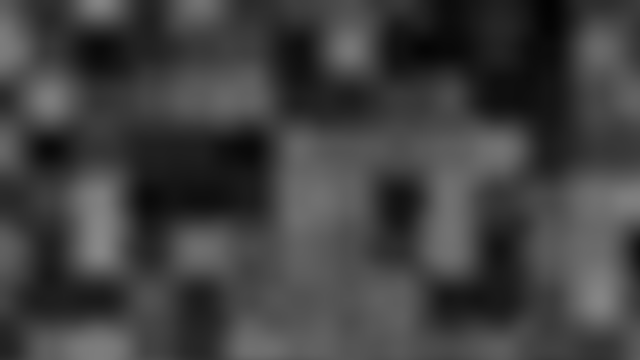
Frame 1 (no input)
Frame 60 (the mouse pressed at the canvas centre just before this capture): identical to frame 1, image omitted
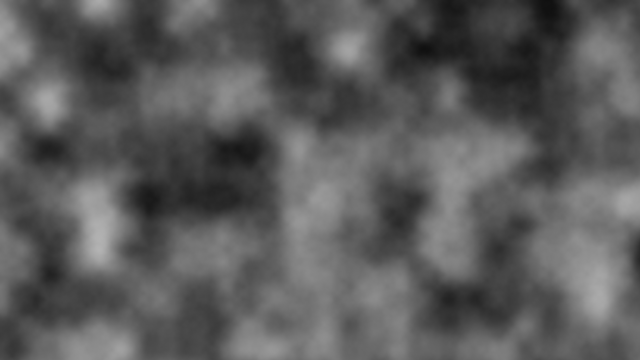
Frame 120 (the mouse held since frame 60 and released just before this capture)

The Processing sketch that drew these frames (run headless with seeded random() and noise(); from frame 60 on, the mouse is pressed at the canvas centre):

// Processing sketch: Noise_2D
// ── Noise_2D.pde
/**
 * Noise2D 
 * by Daniel Shiffman.  
 * 
 * Using 2D noise to create simple texture. 
 */
 
float increment = 0.02f;

void setup() {
    size(640, 360);
}

void draw() {
  
    loadPixels();

    float xoff = 0.0f; // Start xoff at 0

    float detail = map((float)mouseX, 0.0f, (float)width, 0.1f, 0.6f);
    noiseDetail(8, detail);
  
    // For every x,y coordinate in a 2D space, calculate a noise value and produce a brightness value
    for (int x = 0; x < width; x++) {
        xoff += increment;   // Increment xoff 
        float yoff = 0.0f;   // For every xoff, start yoff at 0

        for (int y = 0; y < height; y++) {
            yoff += increment; // Increment yoff
      
            // Calculate noise and scale by 255
            float bright = noise(xoff, yoff) * 255.0f;

            // Try using this line instead
            //float bright = random(0.0f, 255.0f);
      
            // Set each pixel onscreen to a grayscale value
            pixels[x + y * width] = color(bright);
        }
    }
  
    updatePixels();
}
